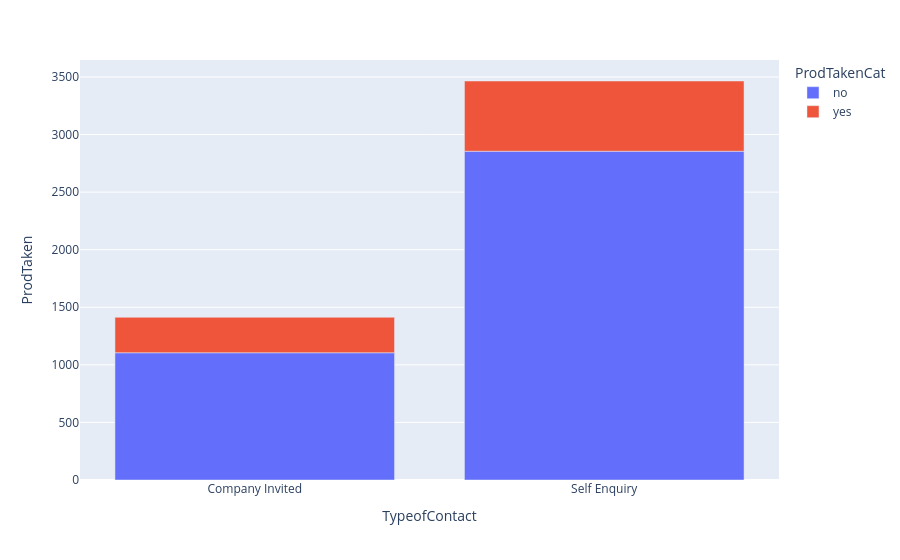

Notebook code cell kept with this figure:
### Code cell
px.bar(TRG , x='TypeofContact', y='ProdTaken' , color='ProdTakenCat')

### Figure 1 — Plotly figure (JSON) as saved in the notebook; plotly's stock layout.template omitted (floating-point values rounded to 4 significant figures)
{"data": [{"hovertemplate": "ProdTakenCat=no<br>TypeofContact=%{x}<br>ProdTaken=%{y}<extra></extra>", "legendgroup": "no", "marker": {"color": "#636efa", "pattern": {"shape": ""}}, "name": "no", "orientation": "v", "showlegend": true, "textposition": "auto", "type": "bar", "x": ["Company Invited", "Self Enquiry"], "xaxis": "x", "y": [1105, 2855], "yaxis": "y"}, {"hovertemplate": "ProdTakenCat=yes<br>TypeofContact=%{x}<br>ProdTaken=%{y}<extra></extra>", "legendgroup": "yes", "marker": {"color": "#EF553B", "pattern": {"shape": ""}}, "name": "yes", "orientation": "v", "showlegend": true, "textposition": "auto", "type": "bar", "x": ["Company Invited", "Self Enquiry"], "xaxis": "x", "y": [308, 610], "yaxis": "y"}], "layout": {"barmode": "relative", "legend": {"title": {"text": "ProdTakenCat"}, "tracegroupgap": 0}, "margin": {"t": 60}, "xaxis": {"anchor": "y", "domain": [0, 1], "title": {"text": "TypeofContact"}}, "yaxis": {"anchor": "x", "domain": [0, 1], "title": {"text": "ProdTaken"}}}}
